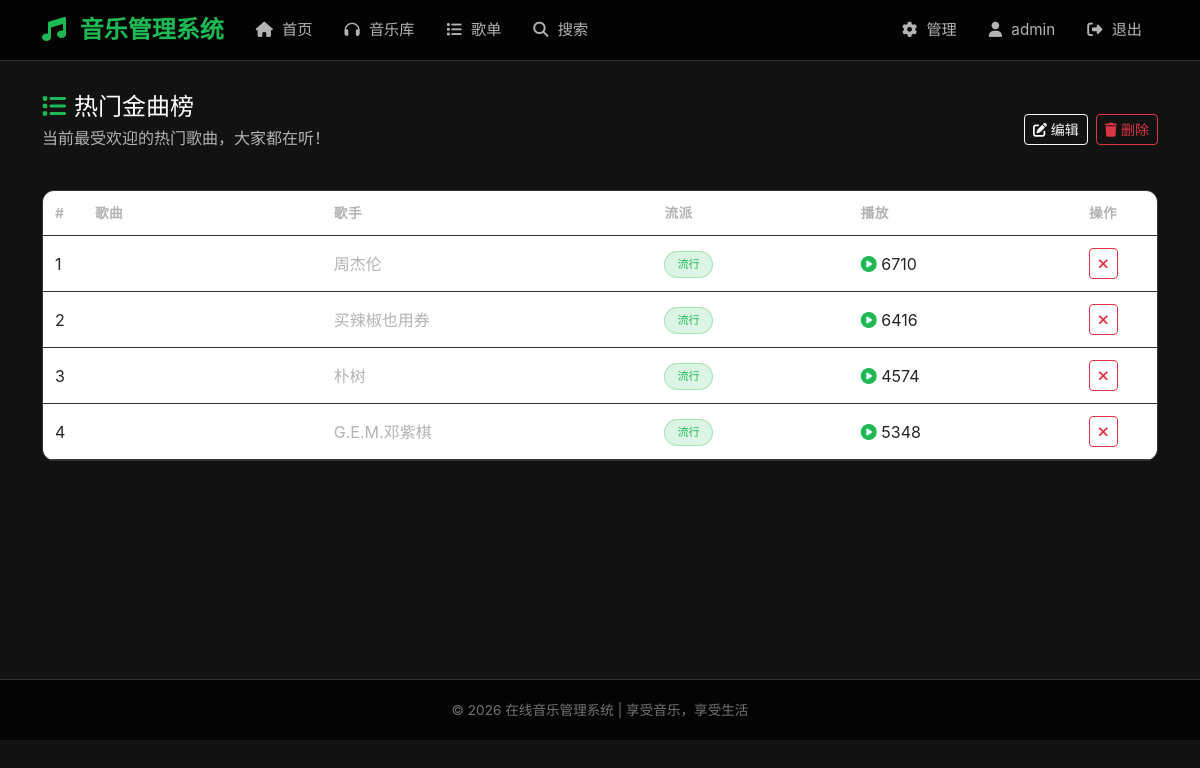
Page /user/playlist/view/1 (signed in) on the committed database.
### app.py (models this page shows, shortened)
class Playlist(db.Model):
    __tablename__ = 'playlists'
    id = db.Column(db.Integer, primary_key=True)
    name = db.Column(db.String(100), nullable=False)
    description = db.Column(db.Text, default='')
    cover_image = db.Column(db.String(200), default='default_playlist.jpg')
    user_id = db.Column(db.Integer, db.ForeignKey('users.id'), nullable=True)  # 创建者，管理员可为null
    is_official = db.Column(db.Boolean, default=False)  # 官方推荐歌单
    play_count = db.Column(db.Integer, default=0)
    created_at = db.Column(db.DateTime, default=db.func.now())
    songs = db.relationship('PlaylistSong', backref='playlist', lazy=True)

class PlaylistSong(db.Model):
    __tablename__ = 'playlist_songs'
    id = db.Column(db.Integer, primary_key=True)
    playlist_id = db.Column(db.Integer, db.ForeignKey('playlists.id'), nullable=False)
    song_id = db.Column(db.Integer, db.ForeignKey('songs.id'), nullable=False)
    sort_order = db.Column(db.Integer, default=0)
    added_at = db.Column(db.DateTime, default=db.func.now())

class Song(db.Model):
    __tablename__ = 'songs'
    id = db.Column(db.Integer, primary_key=True)
    title = db.Column(db.String(100), nullable=False)
    artist = db.Column(db.String(100), default='未知艺术家')
    album = db.Column(db.String(100), default='未知专辑')
    genre = db.Column(db.String(50), default='流行')  # 流派：流行、摇滚、古典、电子、民谣、R&B、爵士、嘻哈
    duration = db.Column(db.Integer, default=0)  # 时长（秒）
    file_path = db.Column(db.String(200), nullable=False)  # 音乐文件路径
    cover_image = db.Column(db.String(200), default='default_cover.jpg')
    lyrics = db.Column(db.Text, default='')  # 歌词
    play_count = db.Column(db.Integer, default=0)
    is_active = db.Column(db.Boolean, default=True)
    created_at = db.Column(db.DateTime, default=db.func.now())
    reviews = db.relationship('Review', backref='song', lazy=True)
    favorites = db.relationship('Favorite', backref='song', lazy=True)
    playlist_songs = db.relationship('PlaylistSong', backref='song', lazy=True)
    play_history = db.relationship('PlayHistory', backref='song', lazy=True)

### app.py (the view)
@app.route('/user/playlist/view/<int:playlist_id>')
@login_required
def user_playlist_detail(playlist_id):
    playlist = Playlist.query.get_or_404(playlist_id)
    playlist_songs = PlaylistSong.query.filter_by(playlist_id=playlist_id).order_by(PlaylistSong.sort_order).all()
    return render_template('user/playlist_detail.html', playlist=playlist, playlist_songs=playlist_songs)

### app.py (called while the page is built)
def login_required(f):
    @wraps(f)
    def decorated_function(*args, **kwargs):
        if 'user_id' not in session:
            flash('请先登录', 'warning')
            return redirect(url_for('login'))
        return f(*args, **kwargs)
    return decorated_function

### templates/user/playlist_detail.html (shortened to what this page needs)
{% extends "base.html" %}
{% block content %}
<div class="d-flex justify-content-between align-items-center mb-4">
    <div>
        <h4 class="mb-1"><i class="fas fa-list me-2" style="color: var(--primary-color);"></i>{{ playlist.name }}</h4>
        <p style="color: var(--text-secondary);">{{ playlist.description }}</p>
    </div>
    <div class="d-flex gap-2">
        <a href="{{ url_for('user_playlist_edit', playlist_id=playlist.id) }}" class="btn btn-outline-light btn-sm">
            <i class="fas fa-edit"></i> 编辑
        </a>
        <form method="POST" action="{{ url_for('user_playlist_delete', playlist_id=playlist.id) }}" style="display:inline;">
            <button type="submit" class="btn btn-outline-danger btn-sm" onclick="return confirm('确定删除此歌单？')">
                <i class="fas fa-trash"></i> 删除
            </button>
        </form>
    </div>
</div>
<div class="card">
    <div class="card-body p-0">
        {% if playlist_songs %}
        <div class="table-responsive">
            <table class="table table-hover mb-0">
                <thead>
                    <tr>
                        <th style="width: 40px;">#</th>
                        <th>歌曲</th>
                        <th>歌手</th>
                        <th>流派</th>
                        <th>播放</th>
                        <th style="width: 80px;">操作</th>
                    </tr>
                </thead>
                <tbody>
                    {% for ps in playlist_songs %}
                    {% if ps.song.is_active %}
                    <tr>
                        <td>{{ loop.index }}</td>
                        <td>
                            <a href="{{ url_for('song_detail', song_id=ps.song.id) }}" style="font-weight: 600;">{{ ps.song.title }}</a>
                        </td>
                        <td style="color: var(--text-secondary);">{{ ps.song.artist }}</td>
                        <td><span class="genre-badge" style="font-size: 0.7rem;">{{ ps.song.genre }}</span></td>
                        <td><i class="fas fa-play-circle" style="color: var(--primary-color);"></i> {{ ps.song.play_count }}</td>
                        <td>
                            <form method="POST" action="{{ url_for('user_playlist_remove_song', playlist_id=playlist.id, ps_id=ps.id) }}" style="display:inline;">
                                <button type="submit" class="btn btn-sm btn-outline-danger" onclick="return confirm('确定移除？')">
                                    <i class="fas fa-times"></i>
                                </button>
                            </form>
                        </td>
                    </tr>
                    {% endif %}
                    {% endfor %}
                </tbody>
            </table>
        </div>
        {% else %}
        <div class="text-center py-5">
            <i class="fas fa-music" style="font-size: 2rem; color: var(--text-muted);"></i>
            <p class="mt-2" style="color: var(--text-secondary);">歌单还没有歌曲</p>
            <a href="{{ url_for('search') }}" class="btn btn-primary btn-sm mt-2">搜索添加歌曲</a>
        </div>
        {% endif %}
    </div>
</div>
{% endblock %}

### static/css/style.css (style rules this page uses)
:root { --primary-color: #1db954; --primary-dark: #169c46; --secondary-color: #191414; --bg-dark: #121212; --bg-card: #181818; --bg-card-hover: #282828; --text-primary: #ffffff; --text-secondary: #b3b3b3; --text-muted: #727272; --border-color: #333333; --gradient-start: #1db954; --gradient-end: #191414; }
* { margin: 0; padding: 0; box-sizing: border-box; }
body { font-family: -apple-system, BlinkMacSystemFont, 'Segoe UI', 'PingFang SC', 'Microsoft YaHei', sans-serif; background-color: var(--bg-dark); color: var(--text-primary); min-height: 100vh; display: flex; flex-direction: column; }
a { color: var(--text-primary); text-decoration: none; transition: color 0.3s; }
.card { background-color: var(--bg-card); border: 1px solid var(--border-color); border-radius: 12px; transition: all 0.3s ease; overflow: hidden; }
.card-body { padding: 1.25rem; }
.table { color: var(--text-primary); margin-bottom: 0; }
.table thead th { border-bottom: 1px solid var(--border-color); color: var(--text-secondary); font-weight: 600; font-size: 0.85rem; text-transform: uppercase; letter-spacing: 0.5px; padding: 12px; }
.table td { border-bottom: 1px solid var(--border-color); vertical-align: middle; padding: 12px; }
.genre-badge { display: inline-block; padding: 4px 12px; border-radius: 15px; font-size: 0.8rem; background-color: rgba(29, 185, 84, 0.15); color: var(--primary-color); border: 1px solid rgba(29, 185, 84, 0.3); }

### rows in the picture
Playlist: name "热门金曲榜", description "当前最受欢迎的热门歌曲，大家都在听！"
PlaylistSong: song.artist "周杰伦", song.genre "流行", song.play_count "6710"
PlaylistSong: song.artist "买辣椒也用券", song.genre "流行", song.play_count "6416"
PlaylistSong: song.artist "朴树", song.genre "流行", song.play_count "4574"
PlaylistSong: song.artist "G.E.M.邓紫棋", song.genre "流行", song.play_count "5348"

### other values in the picture
{{ session.username }} "admin"
